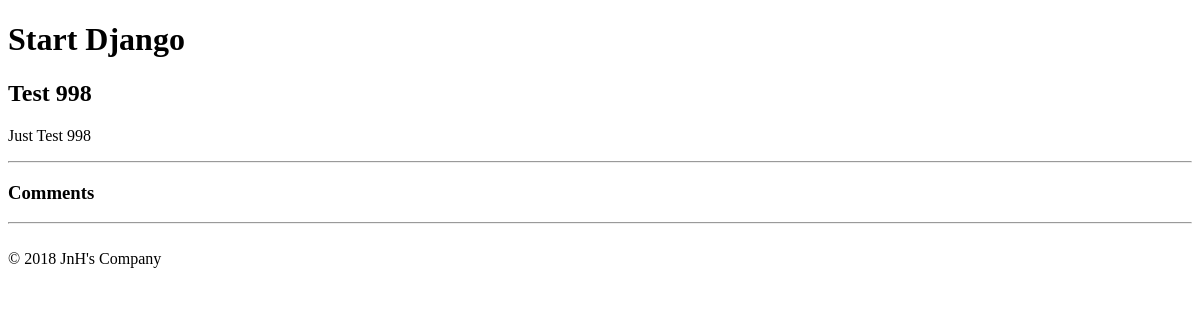
Page /blog/1004/ on the earlier database version.
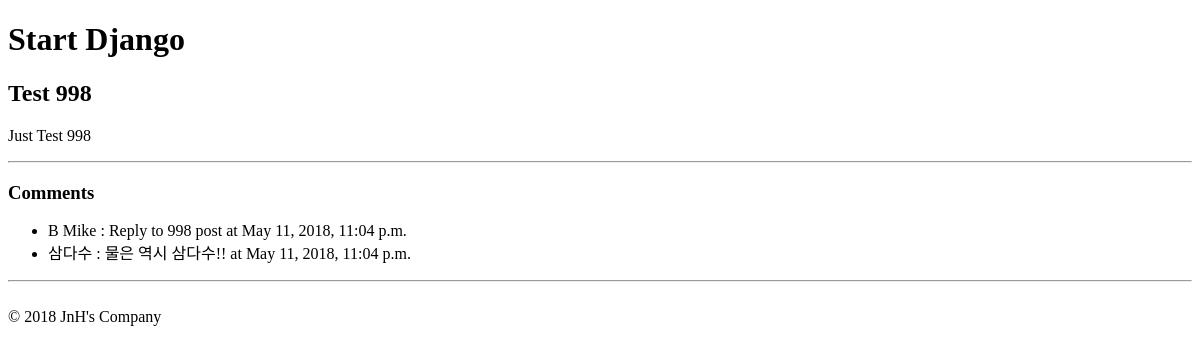
Same page on the later database version.
### blog/models.py (models this page shows)
class Comment(models.Model):
    post = models.ForeignKey(Post)
    author = models.CharField(max_length=20)
    message = models.TextField()
    created_at = models.DateTimeField(auto_now_add=True)
    updated_at = models.DateTimeField(auto_now=True)

### blog/views.py (the view)
# urls.py: url(r'^(?P<id>\d+)/$', views.post_detail),
def post_detail(request, id):
    post = get_object_or_404(Post, id=id)
    return render(request, 'blog/post_detail.html', {
        'post': post,
    })

### blog/templates/blog/post_detail.html
{% extends "blog/layout.html" %}
{% block content %}
<h2>{{ post.title }}</h2>
    {{ post.content|linebreaks }}
    <hr/>
        <h3>Comments </h3>
        <ul>
            {% for comment in post.comment_set.all %}
                <li>
                    {{ comment.author }} :
                    {{ comment.message }}
                    at {{ comment.updated_at }}
                </li>
            {% endfor %}
        </ul>
{% endblock %}

Differences in the rows shown:
added Comment: author "B Mike", message "Reply to 998 post", updated_at "May 11, 2018, 11:04 p.m."
added Comment: author "삼다수", message "물은 역시 삼다수!!", updated_at "May 11, 2018, 11:04 p.m."
